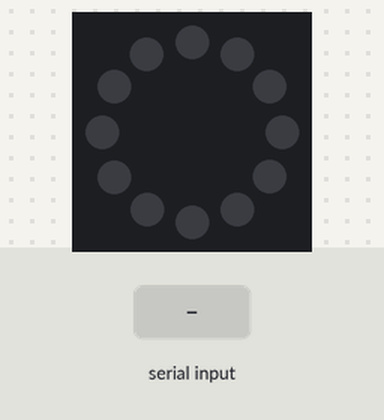
Recording of a sketch running on a simulated ESP8266 (NodeMCU). On the bench: 12 RGB LEDs in a ring, first at the top, clockwise. The inputs (shaded band) are chosen by the test bench. Dim RGB values are drawn brighter than linear.

Above: at 1.2 s.
1.3 s: "searching\n" received over Serial
At 1.39 s:
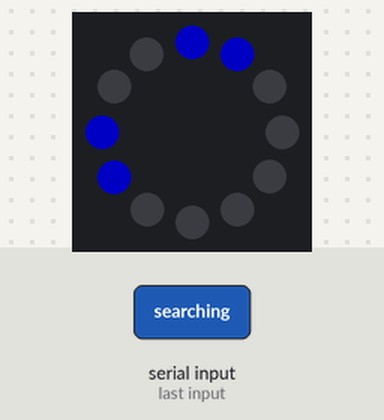
At 9.7 s:
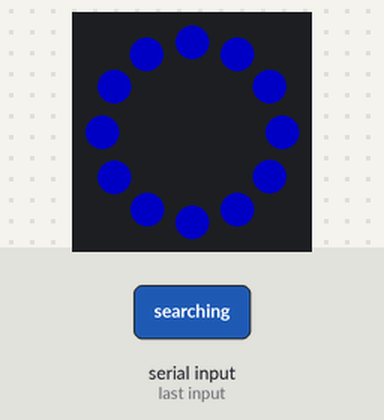
Timing chart, 0 to 11.2 s (numbered marks = the images above; inputs shaded):
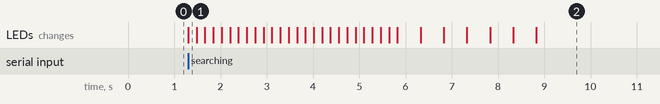

The sketch:

Rainbow.ino
```cpp
/*
 * Project Rainbow
 * Description:
 * Author:
 * Date:
 */

// setup() runs once, when the device is first turned on.
#include "neopixel.h"
#define PIXEL_PIN D2
#define PIXEL_COUNT 12 //if your neopixel has 16 lights, use 16 here instead
#define PIXEL_TYPE WS2812
Adafruit_NeoPixel ring(PIXEL_COUNT, PIXEL_PIN, PIXEL_TYPE);

uint8_t  offset = 0; // Position of spinny eyes
uint32_t color  = 0x0000FF; // Start blue

void searching() {

  for(int i=0; i<16; i++) {
      uint32_t c = 0;
      if(((offset + i) & 7) < 2) c = color;
      ring.setPixelColor( i, c); // First eye
    }
    ring.show();
    offset++;
    delay(90);
}

void found() {
  for(int i=0; i < ring.numPixels(); i++) {
    ring.setPixelColor(i, color);
  }
  ring.show();
}

void stopring () {
  ring.clear();
  ring.show();
}
void setup() {
  Serial.begin(9600);
  ring.begin();
  ring.setBrightness(95);
}

void  loop() {
  String function = "";
  while(Serial.available() > 0) {
    char c = Serial.read();
    if ( c == '\n') {
      break;
    }
    function.concat(c);
  }

  if (function == "searching") {
    searching();
    searching();
    searching();
    searching();
    searching();
    searching();
    searching();
    searching();
    searching();
    searching();
    searching();
    searching();
    searching();
    searching();
    searching();
    searching();
    searching();
    searching();
    searching();
    searching();
    searching();
    searching();
    searching();
    searching();
    searching();
    searching();
    searching();
    searching();
    searching();
    searching();
    searching();
    searching();
    searching();
    searching();
    searching();
    searching();
    searching();
    searching();
    searching();
    searching();
    searching();
    searching();
    searching();
    searching();
    searching();
    searching();
    searching();
    searching();
    searching();
    searching();
    found();
    delay(500);
    stopring();
    delay(500);
    found();
    delay(500);
    stopring();
    delay(500);
    found();
    delay(500);
    stopring();
    delay(500);
    found();
  } else if (function == "found") {
    found();
  } else if (function == "stopring") {
    stopring();
  }
}
/* void setup() {
  ring.begin();
  ring.setBrightness(95); // 1/3 brightness
}

void loop() {

    for(int i=0; i<16; i++) {
      uint32_t c = 0;
      if(((offset + i) & 7) < 2) c = color;
      ring.setPixelColor( i, c); // First eye
    }
    ring.show();
    offset++;
    delay(90);


} */


/* void setup() {
  ring.begin();
  for(int i=0; i < ring.numPixels(); i++) {
    ring.setPixelColor(i, 255, 0, 255);
  }
  ring.show();
}
void loop() {
  rainbow(30); //extra for rainbow
  delay(5); //extra for rainbow
}
//extra for rainbow
void rainbow(uint8_t wait) {
  uint16_t i, j;
  for(j=0; j<256; j++) {
    for(i=0; i<ring.numPixels(); i++) {
      ring.setPixelColor(i, Wheel((i*1+j) & 255));
    }
    ring.show();
    delay(wait);
  }
}
// Input a value 0 to 255 to get a color value.
// The colours are a transition r - g - b - back to r.
uint32_t Wheel(byte WheelPos) {
  if(WheelPos < 85) {
    return ring.Color(WheelPos * 3, 255 - WheelPos * 3, 0);
  }
  else if(WheelPos < 170) {
    WheelPos -= 85;
    return ring.Color(255 - WheelPos * 3, 0, WheelPos * 3);
  }
  else {
    WheelPos -= 170;
    return ring.Color(0, WheelPos * 3, 255 - WheelPos * 3);
  }
} */
```

Measured:
- after the input at 1.3 s, the LEDs: change at once (image 1)
